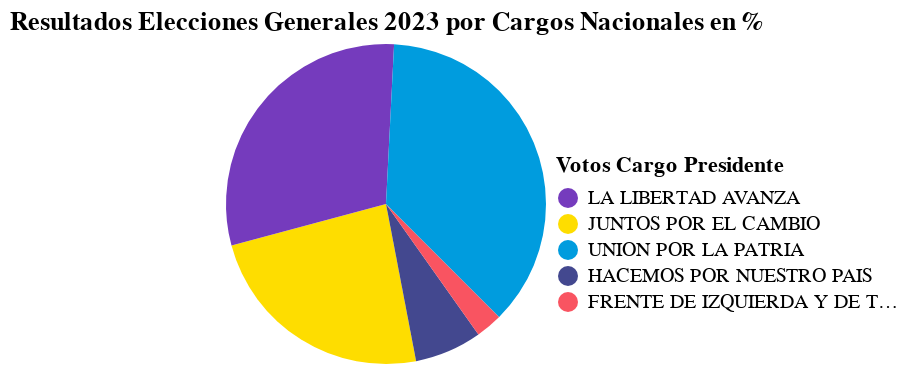

The cell this chart's notebook holds for it:
### Code cell
# 

agrupacion = ['LA LIBERTAD AVANZA', 'JUNTOS POR EL CAMBIO', 'UNION POR LA PATRIA','HACEMOS POR NUESTRO PAIS',
             'FRENTE DE IZQUIERDA Y DE TRABAJADORES - UNIDAD']
color = ["#753BBD", "#FEDD00", "#009CDE","#43488f","#F95461"]

alt.Chart(source_grales_presi, width=150, height=150).mark_arc(outerRadius=80).encode(
    alt.Theta('votos:Q').scale(range=[2.356, 8.639]),
    alt.Color('agrupacion:N')
        .title('Votos Cargo Presidente')
        .scale(domain=agrupacion, range=color)
        .legend(orient='none', legendX=160, legendY=50),
    tooltip=['votos:N', 'agrupacion:N'],
    order='votos:Q'
).configure_view(
    strokeOpacity=0.5,
).properties(
    title="Resultados Electorales Generales 2023 por Cargos Nacionales en %")

### Figure 1 — Vega-Lite specification as saved in the notebook (floating-point values rounded to 4 significant figures)
{"config": {"view": {"continuousWidth": 300, "continuousHeight": 300, "strokeOpacity": 0.5}}, "data": {"name": "data-a71d552e9996e706525cfdc16fc87595"}, "mark": {"type": "arc", "outerRadius": 80}, "encoding": {"color": {"field": "agrupacion", "legend": {"orient": "none", "legendX": 160, "legendY": 50}, "scale": {"domain": ["LA LIBERTAD AVANZA", "JUNTOS POR EL CAMBIO", "UNION POR LA PATRIA", "HACEMOS POR NUESTRO PAIS", "FRENTE DE IZQUIERDA Y DE TRABAJADORES - UNIDAD"], "range": ["#753BBD", "#FEDD00", "#009CDE", "#43488f", "#F95461"]}, "title": "Votos Cargo Presidente", "type": "nominal"}, "order": {"field": "votos", "type": "quantitative"}, "theta": {"field": "votos", "scale": {"range": [2.356, 8.639]}, "type": "quantitative"}, "tooltip": [{"field": "votos", "type": "nominal"}, {"field": "agrupacion", "type": "nominal"}]}, "height": 150, "title": "Resultados Elecciones Generales 2023 por Cargos Nacionales en %", "width": 150, "$schema": "https://vega.github.io/schema/vega-lite/v5.15.1.json", "datasets": {"data-a71d552e9996e706525cfdc16fc87595": [{"agrupacion": "JUNTOS POR EL CAMBIO", "votos": 6267152, "color": "#FEDD00"}, {"agrupacion": "HACEMOS POR NUESTRO PAIS", "votos": 1784315, "color": "#43488f"}, {"agrupacion": "FRENTE DE IZQUIERDA Y DE TRABAJADORES - UNIDAD", "votos": 709932, "color": "#F95461"}, {"agrupacion": "LA LIBERTAD AVANZA", "votos": 7884336, "color": "#753BBD"}, {"agrupacion": "UNION POR LA PATRIA", "votos": 9645983, "color": "#009CDE"}]}}
